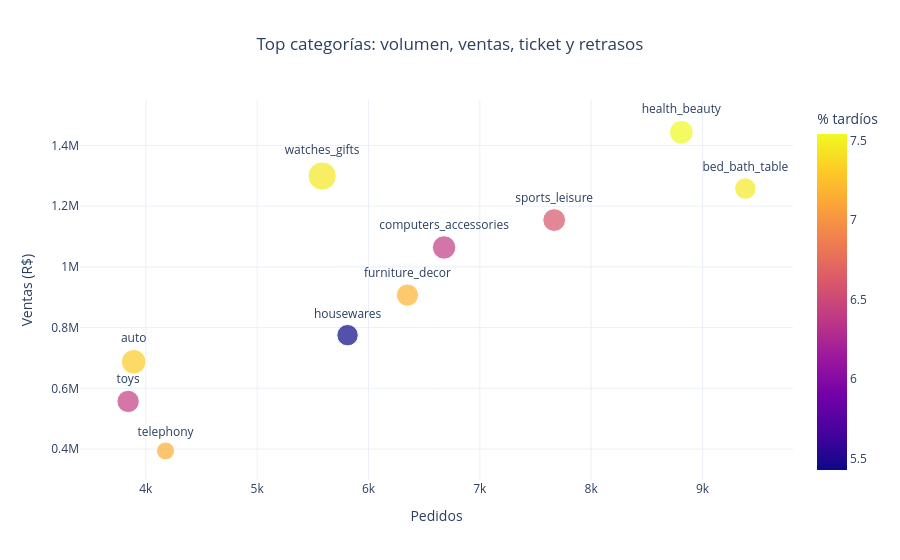

The code cell stored with this chart in its notebook:
### Markdown cell above
### Top 10 de categorias por número de pedidos:

### Code cell
fig = px.scatter(
    top10_order_categories,
    x="pedidos", y="ventas", size="ticket_promedio", color="porcentaje_tardios",
    text="main_category",
    title="Top categorías: volumen, ventas, ticket y retrasos",
    hover_data={"pedidos":":,.0f","ventas":":,.0f","ticket_promedio":":.2f","review_score_promedio":":.2f","porcentaje_tardios":":.2f"}
)
fig.update_traces(textposition="top center")
fig.update_layout(xaxis_title="Pedidos", yaxis_title="Ventas (R$)", coloraxis_colorbar_title="% tardíos", title_x=.5)
fig.show()

### Figure 1 — Plotly figure (JSON) as saved in the notebook; plotly's stock layout.template omitted (floating-point values rounded to 4 significant figures)
{"data": [{"customdata": [[134.0, 3.97, 7.46], [163.8, 4.18, 7.54], [150.5, 4.18, 6.59], [159.3, 4.03, 6.4], [142.8, 4.02, 7.18], [133.4, 4.15, 5.43], [232.7, 4.07, 7.45], [94.31, 4.01, 7.15], [176.7, 4.09, 7.31], [145.0, 4.2, 6.41]], "hovertemplate": "pedidos=%{x:,.0f}<br>ventas=%{y:,.0f}<br>ticket_promedio=%{customdata[0]:.2f}<br>main_category=%{text}<br>review_score_promedio=%{customdata[1]:.2f}<br>porcentaje_tardios=%{marker.color:.2f}<extra></extra>", "legendgroup": "", "marker": {"color": [7.46, 7.54, 6.59, 6.4, 7.18, 5.43, 7.45, 7.15, 7.31, 6.41], "coloraxis": "coloraxis", "size": [134.0, 163.8, 150.5, 159.3, 142.8, 133.4, 232.7, 94.31, 176.7, 145.0], "sizemode": "area", "sizeref": 0.5816, "symbol": "circle"}, "mode": "markers+text", "name": "", "orientation": "v", "showlegend": false, "text": ["bed_bath_table", "health_beauty", "sports_leisure", "computers_accessories", "furniture_decor", "housewares", "watches_gifts", "telephony", "auto", "toys"], "textposition": "top center", "type": "scatter", "x": [9385, 8810, 7668, 6679, 6350, 5812, 5584, 4177, 3891, 3841], "xaxis": "x", "y": [1258000.0, 1443000.0, 1154000.0, 1064000.0, 907000.0, 775100.0, 1299000.0, 393900.0, 687600.0, 556900.0], "yaxis": "y"}], "layout": {"coloraxis": {"colorbar": {"title": {"text": "% tardíos"}}, "colorscale": [[0, "#0d0887"], [0.1111, "#46039f"], [0.2222, "#7201a8"], [0.3333, "#9c179e"], [0.4444, "#bd3786"], [0.5556, "#d8576b"], [0.6667, "#ed7953"], [0.7778, "#fb9f3a"], [0.8889, "#fdca26"], [1, "#f0f921"]]}, "legend": {"itemsizing": "constant", "tracegroupgap": 0}, "title": {"text": "Top categorías: volumen, ventas, ticket y retrasos", "x": 0.5}, "xaxis": {"anchor": "y", "domain": [0, 1], "title": {"text": "Pedidos"}}, "yaxis": {"anchor": "x", "domain": [0, 1], "title": {"text": "Ventas (R$)"}}}}
